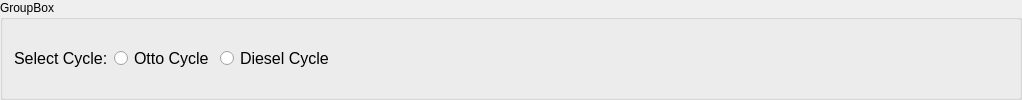
    <widget class="QGroupBox" name="Selector_Box">
     <property name="title">
      <string>GroupBox</string>
     </property>
     <layout class="QGridLayout" name="gridLayout_2">
      <item row="0" column="0">
       <widget class="QLabel" name="label">
        <property name="font">
         <font>
          <pointsize>12</pointsize>
         </font>
        </property>
        <property name="text">
         <string>Select Cycle:</string>
        </property>
       </widget>
      </item>
      <item row="0" column="1">
       <widget class="QRadioButton" name="rdo_Otto">
        <property name="font">
         <font>
          <pointsize>12</pointsize>
         </font>
        </property>
        <property name="text">
         <string>Otto Cycle</string>
        </property>
       </widget>
      </item>
      <item row="0" column="2">
       <widget class="QRadioButton" name="rdo_Diesel">
        <property name="font">
         <font>
          <pointsize>12</pointsize>
         </font>
        </property>
        <property name="text">
         <string>Diesel Cycle</string>
        </property>
       </widget>
      </item>
      <item row="0" column="3">
       <spacer name="horizontalSpacer_4">
        <property name="orientation">
         <enum>Qt::Horizontal</enum>
        </property>
        <property name="sizeHint" stdset="0">
         <size>
          <width>674</width>
          <height>20</height>
         </size>
        </property>
       </spacer>
      </item>
     </layout>
    </widget>
